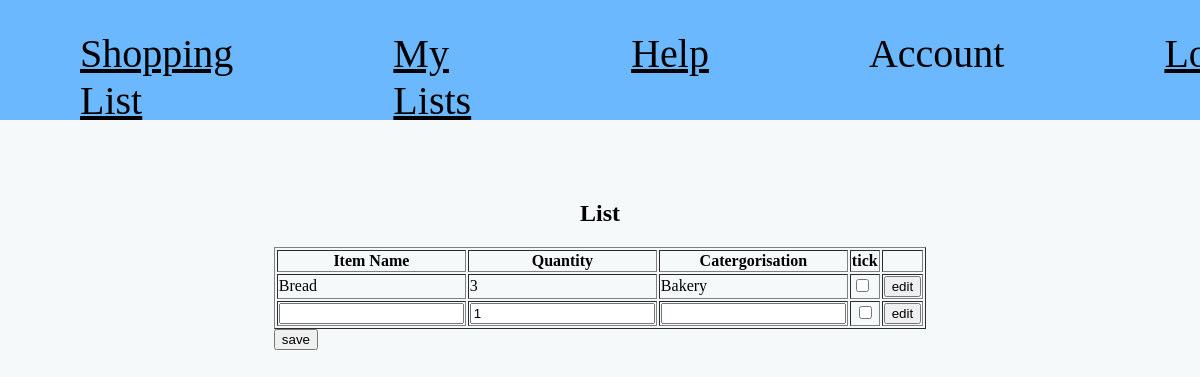
/list, run on an earlier commit of the app's database.
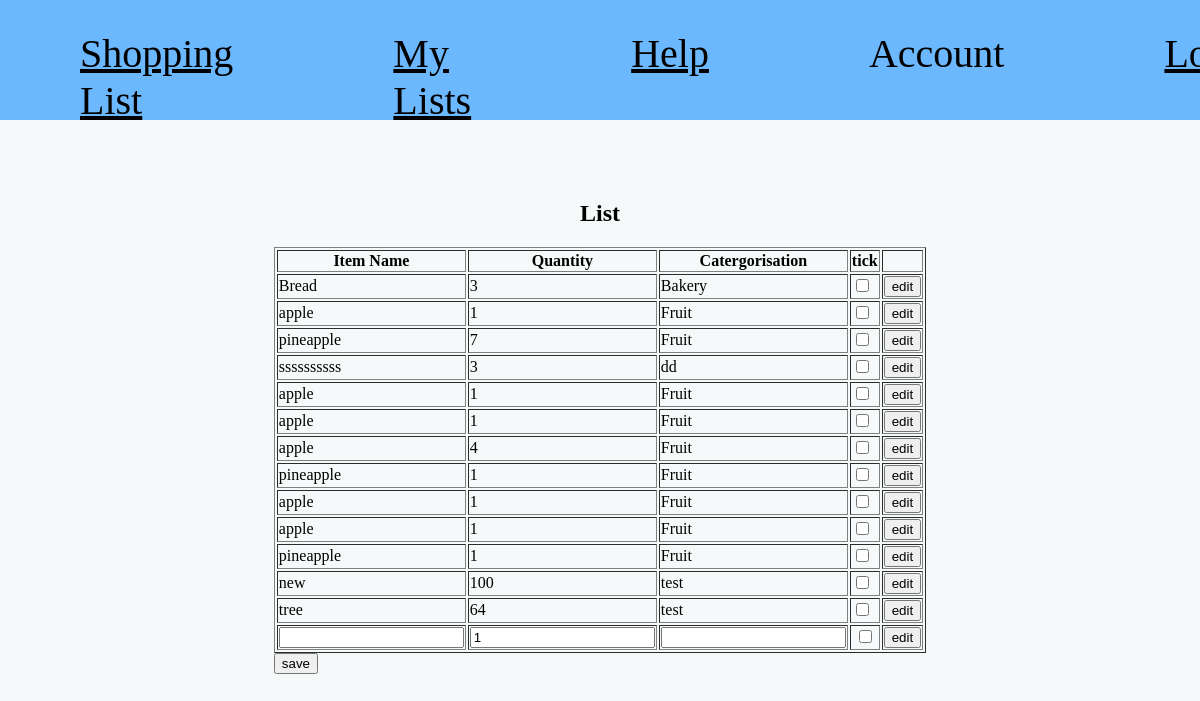
And on a later commit of the database.
### tables this page shows
CREATE TABLE "list_contents" (`list_id` INTEGER REFERENCES `lists`(`list_id`), `item_id` INTEGER REFERENCES `item`(`item_id`), `quantity` INTEGER, item_gotten BOOLEAN);

CREATE TABLE "item" (item_id INTEGER NOT NULL PRIMARY KEY, item_name TEXT NOT NULL, catergorisation TEXT);

### shopping_list.py (the view, shortened to what this page needs)
@app.route("/list", methods=["GET", "POST"])
def list():
    sql = """SELECT * FROM list_contents
            JOIN item ON item.item_id=list_contents.item_id;"""
    results = query_db(sql)
    return render_template("list.html", list=results)

### shopping_list.py (called while the page is built)
def get_db():
    db = getattr(g, '_database', None)
    if db is None:
        db = g._database = sqlite3.connect(DATABASE)
        db.row_factory = sqlite3.Row
    return db

@app.teardown_appcontext
def close_connection(exception):
    db = getattr(g, '_database', None)
    if db is not None:
        db.close()

def query_db(query, args=(), one=False):
    cur = get_db().execute(query, args)
    rv = cur.fetchall()
    cur.close()
    return (rv[0] if rv else None) if one else rv

### templates/list.html (shortened to what this page needs)
{% extends "index.html" %}
{% block body %}
<h2>List</h2>
<form method="post">
<table border="1">
    <tr align="center">
        <th>Item Name</th>
        <th>Quantity</th>
        <th>Catergorisation</th>
        <th>tick</th>
        <th></th>
    </tr>
    {% for item in list %}
    <tr>
        <td>{{item[5]}}</td>
        <td>{{item[2]}}</td>
        <td>{{item[6]}}
        </td>
        <td><input type="checkbox"></td>
        <td><input type="button" value="edit"></td>
    </tr>
    {% endfor %}
    <tr align="center">
        <td>
            <input name="item_name" list="food">
        </td>
        <td><input type="number" name="quantity" value="1"></td>
        <td>
            <input list="food-type" name="catergorisation">
        </td>
        <td><input type="checkbox"></td>
        <td><input type="button" value="edit"></td>
    </tr>
</table>
<input type="submit" value="save">
</form>
{% endblock  %}

### templates/index.html (shortened to what this page needs)
<!DOCTYPE html>
<html lang="en">
<head>
    <link rel="stylesheet" href="style.css">
    <link rel="stylesheet" href="{{url_for('static', filename='style.css')}}">
</head>
<body>
    <header>
        <nav>
            <a href="{{ url_for('login')}}">Shopping List</a>
            <a href="{{ url_for('my_lists')}}">My Lists</a>
            <a href="{{ url_for('list')}}">Help</a>
            <a>Account</a>
            <a href="{{ url_for('login')}}">Login</a>
        </nav>
    </header>
    {% block body %}
    {% endblock %}
</body>
</html>

### static/style.css (style rules this page uses)
nav { background-color: #6CB8FF; color: #000000; width: 100%; height: 120px; position: fixed; top: 0; left: 0; display: flex; }
a { padding: 30px 80px; color: black; font-size: 40px; }
body { background-color: #f6f9f9; width: 80%; margin: 180px auto; display: flex; flex-direction: column; justify-content: center; align-items: center; }

What changed in the data, as far as the page shows it:
added list_contents: item_name "apple", quantity "1", catergorisation "Fruit"
added list_contents: item_name "pineapple", quantity "7", catergorisation "Fruit"
added list_contents: item_name "ssssssssss", quantity "3", catergorisation "dd"
added list_contents: item_name "apple", quantity "1", catergorisation "Fruit"
added list_contents: item_name "apple", quantity "1", catergorisation "Fruit"
added list_contents: item_name "apple", quantity "4", catergorisation "Fruit"
added list_contents: item_name "pineapple", quantity "1", catergorisation "Fruit"
added list_contents: item_name "apple", quantity "1", catergorisation "Fruit"
added list_contents: item_name "apple", quantity "1", catergorisation "Fruit"
added list_contents: item_name "pineapple", quantity "1", catergorisation "Fruit"
added list_contents: item_name "new", quantity "100", catergorisation "test"
added list_contents: item_name "tree", quantity "64", catergorisation "test"
